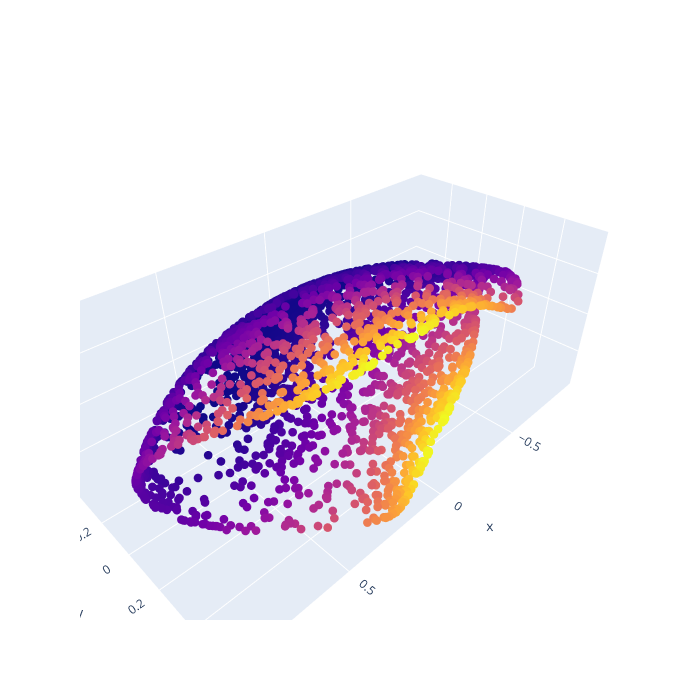

Source (notebook cell):
### Code cell
#PCA
pca = PCA(n_components=5)
data_pca = pca.fit(penta1).transform(penta1)

print('Explained Variance', pca.explained_variance_ratio_)

fig = go.Figure(data=[go.Scatter3d(
    x=data_pca[:,0], y=data_pca[:,1], z=data_pca[:,2], 
    mode ='markers', 
    marker=dict(size = 3, color =energy, colorscale='plasma' , opacity = 1)
)])


fig.update_layout(autosize=False, width=700, height=700)  

fig.show()

### Figure 1 — Plotly figure (JSON) as saved in the notebook; plotly's stock layout.template omitted (floating-point values rounded to 4 significant figures; data arrays with more than 128 entries replaced by an {"elided": "..."} marker saying what was removed)
{"data": [{"marker": {"color": {"elided": "2799 float values"}, "colorscale": [[0, "#0d0887"], [0.1111, "#46039f"], [0.2222, "#7201a8"], [0.3333, "#9c179e"], [0.4444, "#bd3786"], [0.5556, "#d8576b"], [0.6667, "#ed7953"], [0.7778, "#fb9f3a"], [0.8889, "#fdca26"], [1, "#f0f921"]], "opacity": 1, "size": 3}, "mode": "markers", "type": "scatter3d", "x": {"elided": "2799 float values"}, "y": {"elided": "2799 float values"}, "z": {"elided": "2799 float values"}}], "layout": {"autosize": false, "height": 700, "width": 700}}
